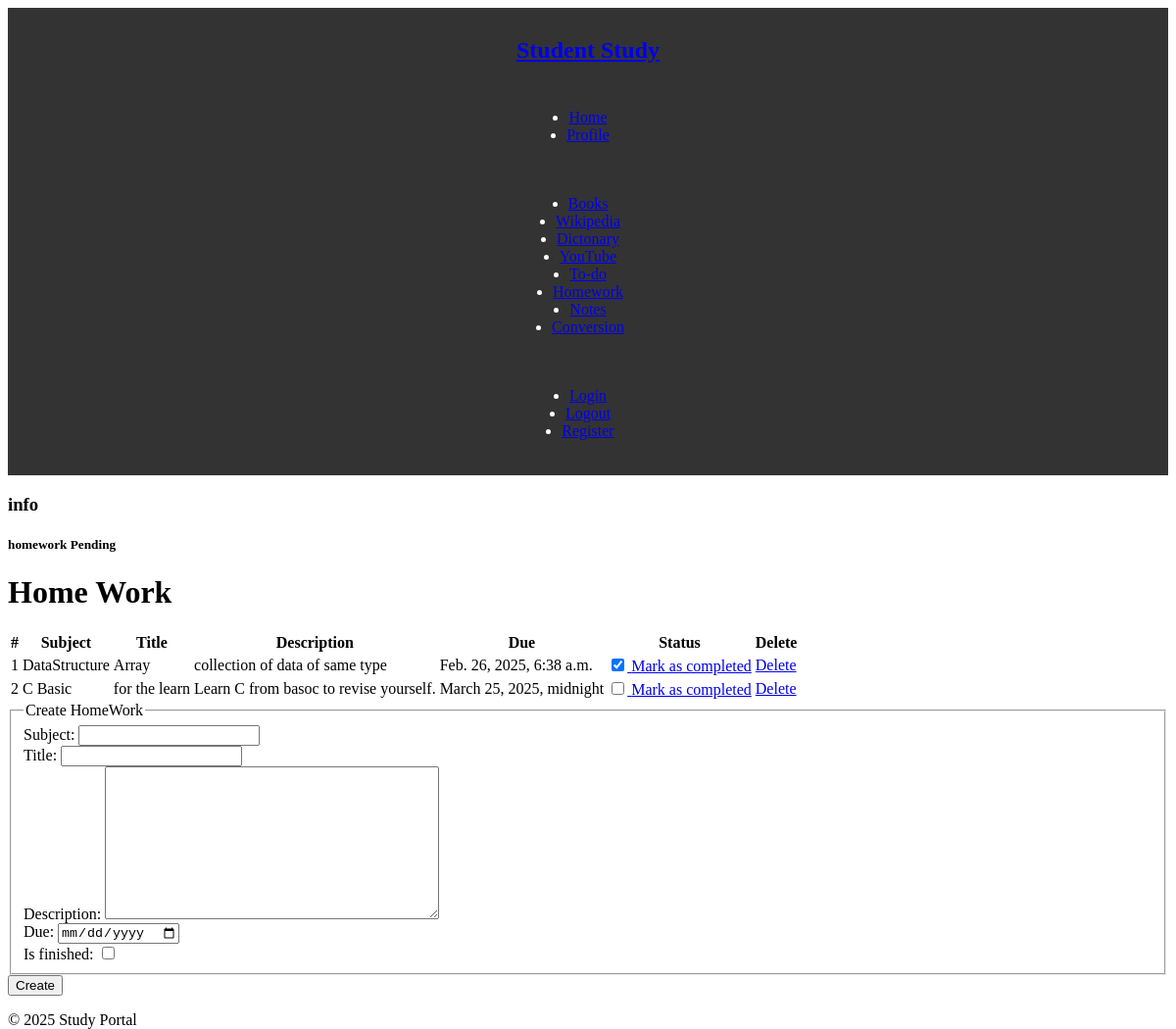
The page /homework (signed in) on the database its author committed.
### Dashboard/models.py (models this page shows, shortened)
class Homework(models.Model):
  user = models.ForeignKey(User, on_delete=models.CASCADE)
  subject = models.CharField(max_length=100)
  title = models.CharField(max_length=100)
  description = models.TextField()
  due = models.DateTimeField()
  is_finished = models.BooleanField(default=False)
  class Meta:
    verbose_name = 'homework'
    verbose_name

### Dashboard/views.py (the view)
# urls.py: path('homework',views.homework,name="homework"),
def homework(request):
  if request.method == 'POST':
    form = HomeworkForm(request.POST)
    if form.is_valid():
      try:
        finished = request.POST['is_finished']
        if finished == 'on':
          finished = True
        else:
          finished = False
      except:
        finished = False
      homework = Homework(
        user=request.user,
        subject=request.POST['subject'],
        title=request.POST['title'],
        description=request.POST['description'],
        due=request.POST['due'],
        is_finished=finished)
      homework.save()
      messages.success(request, 'Homework added successfully')
  else:
      form = HomeworkForm()
  homework = Homework.objects.filter(user=request.user)
  if len(homework) == 0:
    homework_done = True
    messages.info(request, 'No homework')
  else:
    homework_done = False
    messages.info(request, 'homework Pending')
  context = {
    'homework':homework,
    'homework_done':homework_done,
    'form':form,
  }
  return render(request, './homework.html',context)

### Dashboard/forms.py
class HomeworkForm(forms.ModelForm):
  class Meta:
    model = Homework
    widgets = {
      'due': forms.DateInput(attrs={'type': 'date'})
    }
    fields = ['subject','title','description','due','is_finished']

### templates/homework.html (shortened to what this page needs)
{% extends "base.html" %}
{% load static %}
{% block content %}
<div>
  <h1>Home Work</h1>
  <div class="container">
 {% if not homework_done %}
    <table>
      <thead>
        <tr>
          <th>#</th>
          <th>Subject</th>
          <th>Title</th>
          <th>Description</th>
          <th>Due</th>
          <th>Status</th>
          <th>Delete</th>
        </tr>
      </thead>
      <tbody>
        {% for work in homework %}
        <tr>
          <td>{{forloop.counter}}</td>
          <td>{{work.subject}}</td>
          <td>{{work.title}}</td>
          <td>{{work.description}}</td>
          <td>{{work.due}}</td>
          <td>
            <a href="{% url 'update_homework' work.id %}">
              <div>
                {% if work.is_finished == True %}
                <input type="checkbox" name="status" id="status" value="status" checked>
                {% else %}
                <input type="checkbox" name="status" id="status" value="status">
                {% endif %}
                <label >Mark as completed</label>
              </div>
            </a>
          </td>
          <td><a href="{% url 'dalete_homework' work.id %}">Delete</a></td>
        </tr>
        {% endfor %}
      </tbody>
    </table>
    {% else %}
    <h4>All Home work is completed! Create to have more</h4>
    {% endif %}
  </div>
  <div class="container">
    <form action="" method='post'>
      <fieldset>
        <legend>Create HomeWork</legend>
        {{form}}
      </fieldset>
      <div>
        <button type='submit'>Create</button>
      </div>
    </form>
  </div>
</div>
{% endblock content %}

### templates/base.html (shortened to what this page needs)
<!DOCTYPE html>
{% load static %}
<html lang="en">
  <head>
    <link rel="stylesheet" href="{% static 'index.css' %}" />
    <link
      rel="stylesheet"
      href="https://cdnjs.cloudflare.com/ajax/libs/font-awesome/5.14.0/css/all.min.css"
    />
  </head>
  <body>
    <header>
      <nav class="navbar">
        <h1><a href="#">Student Study</a></h1>
        <ul class="nav-links">
          <li><a href="#">Home</a></li>
          <li><a href="#">Profile</a></li>
        </ul>
        <ul class="nav-links">
          <li><a href="#">Books</a></li>
          <li><a href="#">Wikipedia</a></li>
          <li><a href="#">Dictonary</a></li>
          <li><a href="#">YouTube</a></li>
          <li><a href="#">To-do</a></li>
          <li><a href="#">Homework</a></li>
          <li><a href="#">Notes</a></li>
          <li><a href="#">Conversion</a></li>
        </ul>
        <ul class="nav-links">
          <li><a href="#">Login</a></li>
          <li><a href="#">Logout</a></li>
          <li><a href="#">Register</a></li>
        </ul>
      </nav>
    </header>
    <main>
      {% if messages %}
       {% for msg in messages %}
      <div>
        <h3>{{msg.tags}}</h3>
        <h5>{{msg}}</h5>
      </div>
      {% endfor %}
      {% endif %}
       {% block content %}
        {% endblock %}
    </main>
    <footer>
      <p>&copy; 2025 Study Portal</p>
    </footer>
  </body>
</html>

### static/index.css (style rules this page uses)
html { scroll-behavior: smooth; height: 100%; width: 100%; }
.navbar { display: flex; flex-direction: column; justify-content: space-between; align-items: center; background-color: #333; color: white; padding: 10px 20px; }
.nav-links { display: flex; flex-direction: column; justify-content: space-between; align-items: center; background-color: #333; color: white; padding: 10px 20px; }

### rows shown on the page
Homework: subject "DataStructure", title "Array", description "collection of data of same type", due "Feb. 26, 2025, 6:38 a.m."
Homework: subject "C Basic", title "for the learn", description "Learn C from basoc to revise yourself.", due "March 25, 2025, midnight"

### other values the page prints
{{ msg.tags }} "info"
{{ msg }} "homework Pending"
